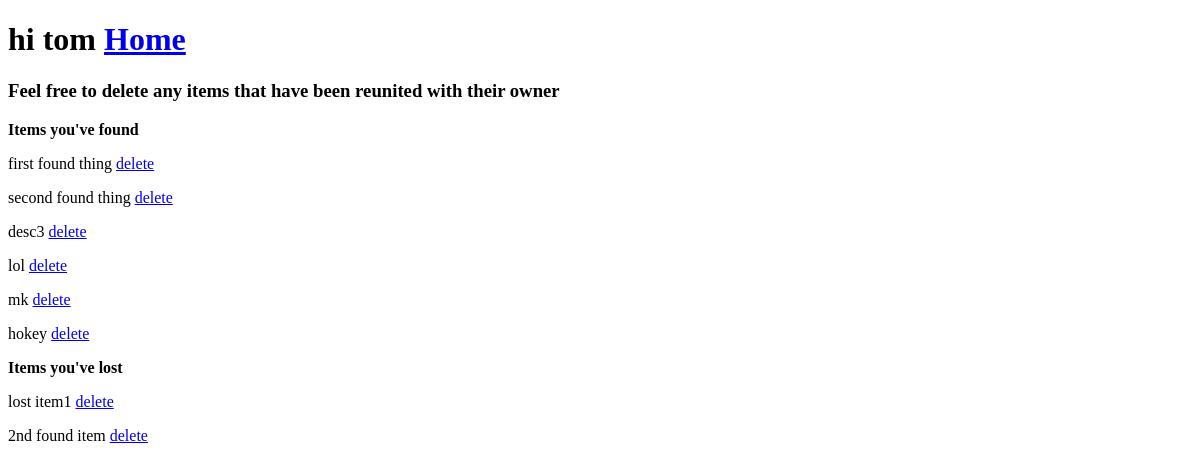
Before: /accounts/profile/1/ with the older database file.
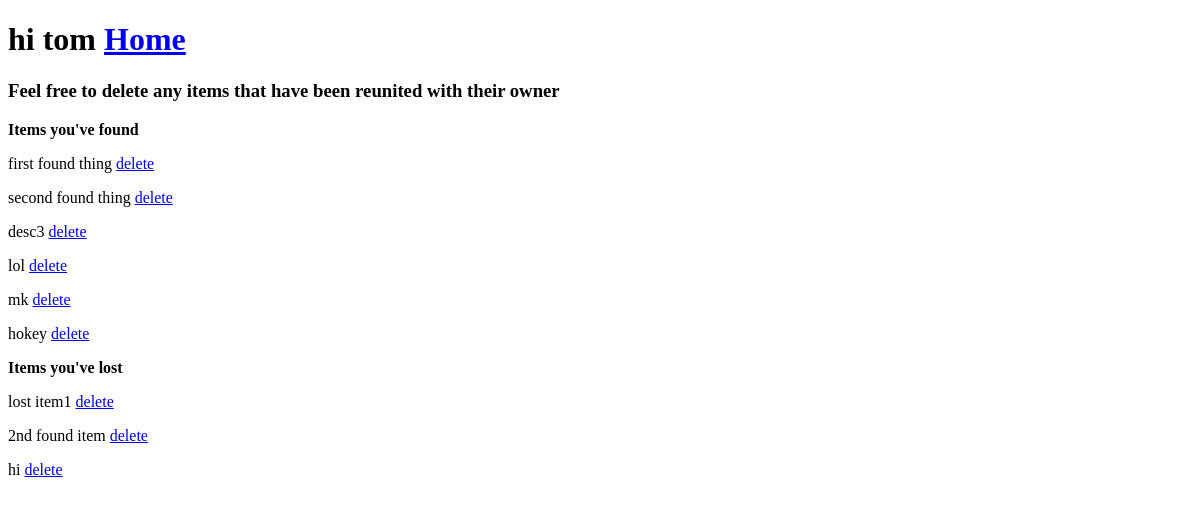
After: the same page with the newer database file.
### homepage/models.py (models this page shows)
class FoundItem(models.Model):
    description = models.TextField()
    user = models.ForeignKey(User,related_name='founditems')
    created_at = models.DateTimeField(auto_now=True)
    latitude = models.FloatField(blank=False)
    longitude = models.FloatField(blank=False)
    objects = FoundItemManager()

class LostItem(models.Model):
    description = models.TextField(blank=False)
    user = models.ForeignKey(User,related_name='lostitems')
    created_at = models.DateTimeField(auto_now=True)
    latitude = models.FloatField(blank=False)
    longitude = models.FloatField(blank=False)
    objects = LostItemManager()

### accounts/views.py (the view)
# urls.py: url(r'^profile/(?P<pk>\d+)/$', ViewProfile.as_view(), name='profile'),
class ViewProfile(generic.DetailView):
    model = User
    template_name = 'accounts/profile.html'
    def get(self, request, *args, **kwargs):
        self.object = self.get_object()
        def get_context_data(self, **kwargs):
            context = super(ViewProfile, self).get_context_data(**kwargs)
            self.user_lost_items = User.objects.all().prefetch_related('lostitems').get(id = self.kwargs['pk'])
            self.user_found_items = User.objects.all().prefetch_related('founditems').get(id = self.kwargs['pk'])
            context['user_lost_items'] = list(self.user_lost_items.lostitems.all())
            context['user_found_items'] = list(self.user_found_items.founditems.all())
            return context
        context = get_context_data(self)
        return render(request, 'accounts/profile.html', context)

### accounts/templates/accounts/profile.html (shortened to what this page needs)
<!DOCTYPE html>
<html>
  <head>
  </head>
  <body>
    <h1>hi {{user.username}} <a href="{% url 'home' %}">Home</a></h1>
    <h3>Feel free to delete any items that have been reunited with their owner</h3>
    <p><b>Items you've found</b></p>
    {% for item in user_found_items %}
      {% include "accounts/_item.html" with item=item name="founditem" %}
    {% endfor %}
    <p><b>Items you've lost</b></p>
    {% for item in user_lost_items %}
      {% include "accounts/_item.html" with item=item name="lostitem" %}
    {% endfor %}
  </body>
</html>

### accounts/templates/accounts/_item.html (shortened to what this page needs)
<form method="delete">
  <p>
    {{item.description}}
    <a id="{{item.id}}" class="{{name}}" href="#" title="delete">delete</a>
  </p>
</form>

Changed rows visible on the page:
added LostItem: description "hi"
